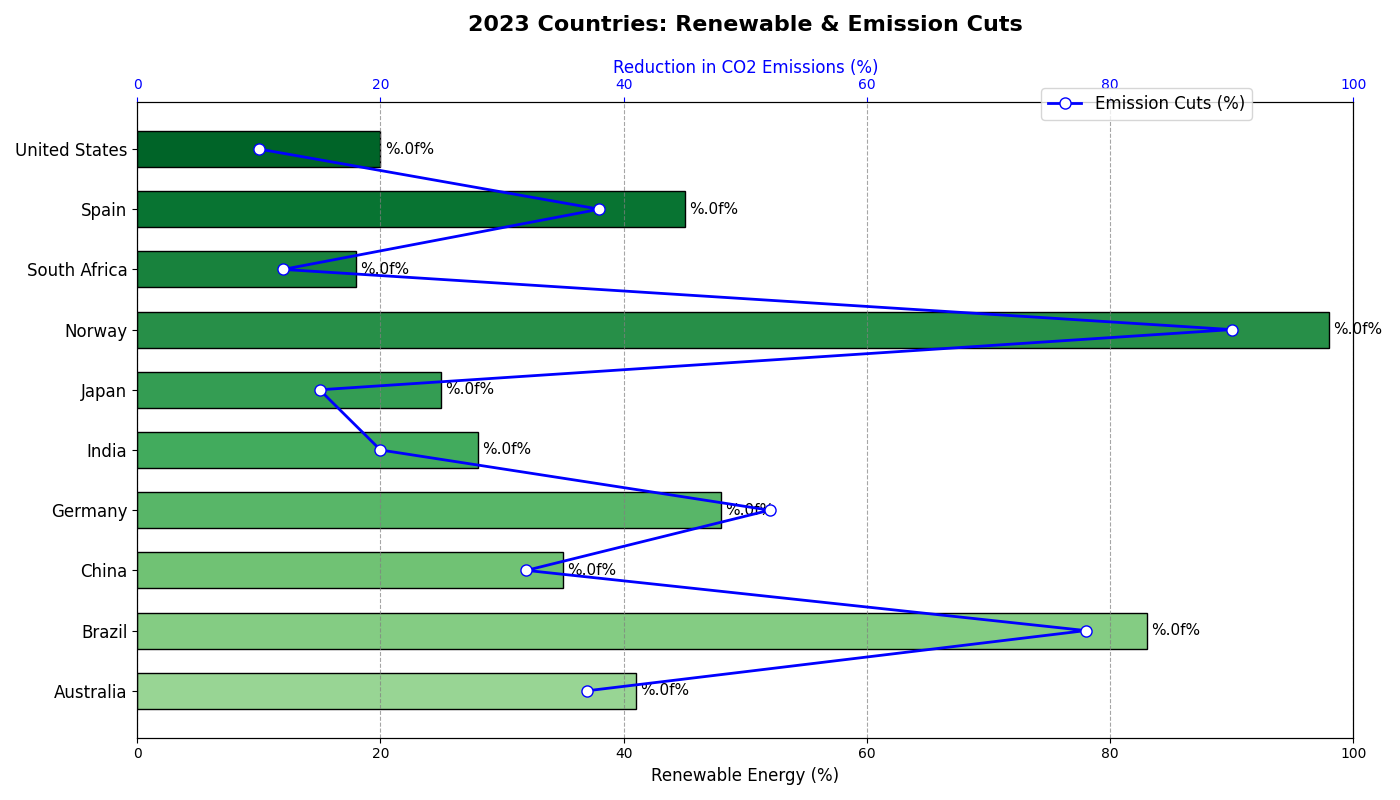

Write Python code to recreate this figure.
import matplotlib.pyplot as plt
import numpy as np

countries = ['Australia', 'Brazil', 'China', 'Germany', 'India', 'Japan', 'Norway', 'South Africa', 'Spain', 'United States']
renewable_percentages = [41, 83, 35, 48, 28, 25, 98, 18, 45, 20]
co2_reduction = [37, 78, 32, 52, 20, 15, 90, 12, 38, 10]

colors = plt.cm.Greens(np.linspace(0.4, 0.9, len(countries)))

fig, ax1 = plt.subplots(figsize=(14, 8))

bars = ax1.barh(countries, renewable_percentages, color=colors, edgecolor='black', height=0.6)
ax1.set_xlabel('Renewable Energy (%)', fontsize=12)
ax1.set_xlim(0, 100)
ax1.set_yticks(np.arange(len(countries)))
ax1.set_yticklabels(countries, fontsize=12)
ax1.xaxis.grid(True, linestyle='--', which='major', color='grey', alpha=0.7)
ax1.bar_label(bars, fmt='%.0f%', padding=3, fontsize=11)

ax2 = ax1.twiny()
ax2.plot(co2_reduction, countries, 'o-', color='blue', markerfacecolor='white', markersize=8, linewidth=2, label='Emission Cuts (%)')
ax2.set_xlabel('Reduction in CO2 Emissions (%)', fontsize=12)
ax2.set_xlim(0, 100)
ax2.xaxis.label.set_color('blue')
ax2.tick_params(axis='x', colors='blue')

ax1.set_title('2023 Countries: Renewable & Emission Cuts', fontsize=16, fontweight='bold', pad=20)

fig.legend(loc='upper right', bbox_to_anchor=(0.9, 0.9), fontsize=12)

plt.tight_layout()
plt.show()
